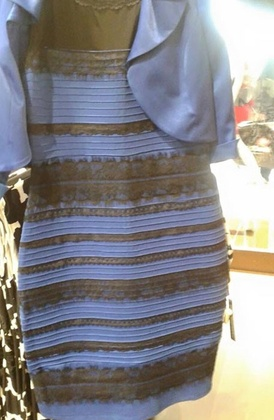
%> input picture project_5/dress.jpg, 274 x 420 px, shrunk from 456 x 699 before the run
$ octave --eval "result = img2CentsWeights('dress.jpg');"   (GNU Octave 9; MATLAB toolbox functions it lacks are replaced by stand-ins)
%> lines starting %> are read from the running program, lines starting %| are printed output that depends on the picture
### project_5/runkMeans.m
function [centroids, idx] = runkMeans(X, initial_centroids, max_iters)

% Initialize values
[m n] = size(X);
K = size(initial_centroids, 1);
centroids = initial_centroids;
idx = zeros(m, 1);

% Run K-Means
for i=1:max_iters
    i
    idx = findClosestCentroids(X, centroids);
    fprintf('found closesst');
    centroids = computeCentroids(X, idx, K);
end
idx = findClosestCentroids(X, centroids);
end

### project_5/findClosestCentroids.m
function idx = findClosestCentroids(X, centroids)
K = size(centroids, 1);
n = size(X,2);
idx = zeros(size(X,1), 1);
m = size(X,1);
I = 0;
M = 0;
% [5 lines of commented-out code are left out]
cents = centroids';
cents = cents(:)';
cents = repmat(cents,size(X,1),1);
Xk = repmat(X,1,K);
dists = (Xk-cents).^2;
dists = dists';
dists = reshape(dists,d,m*K);
dists = reshape(sum(dists),K,m);
dists = dists';
[M,idx] = min(dists,[],2);
end

### project_5/img2CentsWeights.m
function [ centroids, weights ] = img2CentsWeights( imgstr )
%> called with imgstr = 'dress.jpg'
A = imread(imgstr);
%> A is the input picture: size 420x274x3 uint8; mean R, G, B 136.3, 134.7, 137.6
figure;
% A = projectImageonPlane('dress.jpg',[-0.8037,1.6876,-1,15.9798]);
T = A;
r = A(:,:,1);
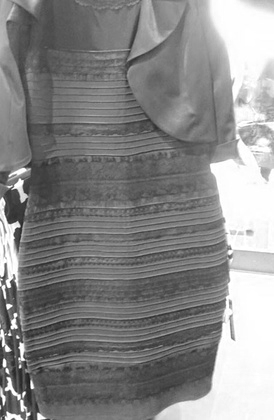
%> r: size 420x274 uint8; min 25, max 255, mean 136.3
g = A(:,:,2);
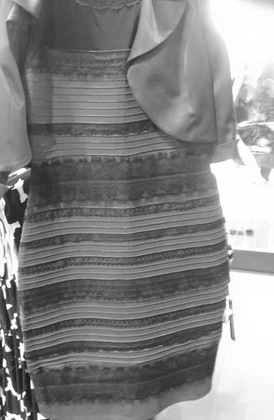
%> g: size 420x274 uint8; min 22, max 255, mean 134.7
b = A(:,:,3);
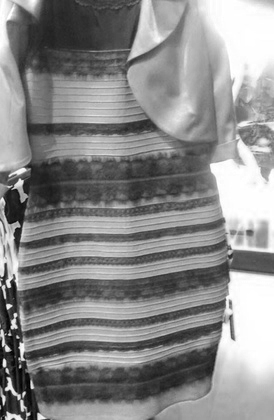
%> b: size 420x274 uint8; min 0, max 255, mean 137.6
r = r(:);
g = g(:);
b = b(:);
X = [r,g,b];
c0 = uint8(0:25:255);
len = numel(c0);
inits = ones(len*len*len-1,3);
for i = 1:(len-1)
    for j = 1:(len-1)
        for k = 1:(len-1)
            inits(i+j*len+k*len*len, :) = [c0(i),c0(j),c0(k)];
        end
    end
end
centroids = [];
[centroids1,idx] = runkMeans(double(X), double(inits), 5);
%> the run ends on the next line
a = ~isnan(centroids1);
a = a(:,1);
centroids = centroids1(a,:);
hold off;
% plotreg(centroids,0,255);
S = zeros(size(centroids1,1),1);
for i = 1:size(centroids1,1)
    S(i) = ((numel(idx(idx == i)))/numel(idx(:,1)));
end
S = S(a);
weights = S;
end

$ run again, on project_5/123.jpg
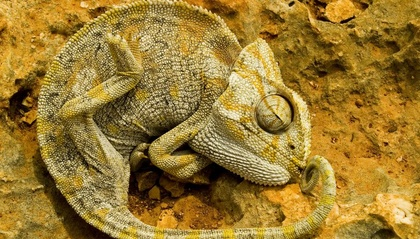
%> input picture project_5/123.jpg, 420 x 239 px, shrunk from 877 x 500 before the run
%> in img2CentsWeights, A is the input picture: size 239x420x3 uint8; mean R, G, B 155, 123.1, 50.2
%> in img2CentsWeights, `g = A(:,:,2);`:
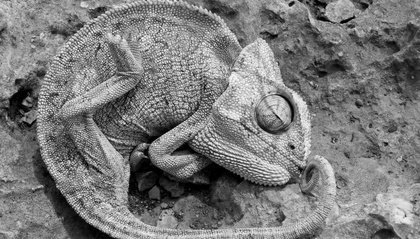
%> g: size 239x420 uint8; min 0, max 252, mean 123.1
%> in img2CentsWeights, `b = A(:,:,3);`:
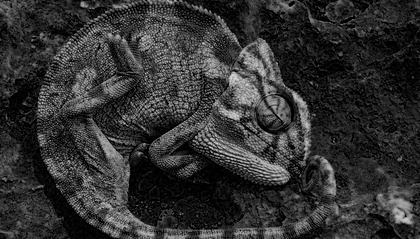
%> b: size 239x420 uint8; min 0, max 212, mean 50.2

$ run again, on project_5/ball.jpg
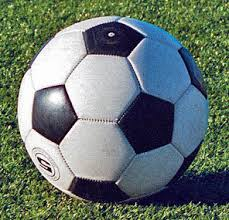
%> input picture project_5/ball.jpg, 229 x 220 px
%> in img2CentsWeights, A is the input picture: size 220x229x3 uint8; mean R, G, B 104.6, 118, 111.8
%> in img2CentsWeights, `g = A(:,:,2);`:
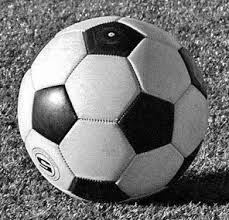
%> g: size 220x229 uint8; min 0, max 255, mean 118
%> in img2CentsWeights, `b = A(:,:,3);`:
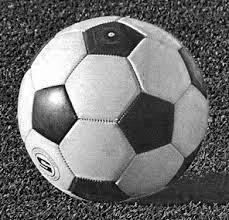
%> b: size 220x229 uint8; min 0, max 255, mean 111.8
